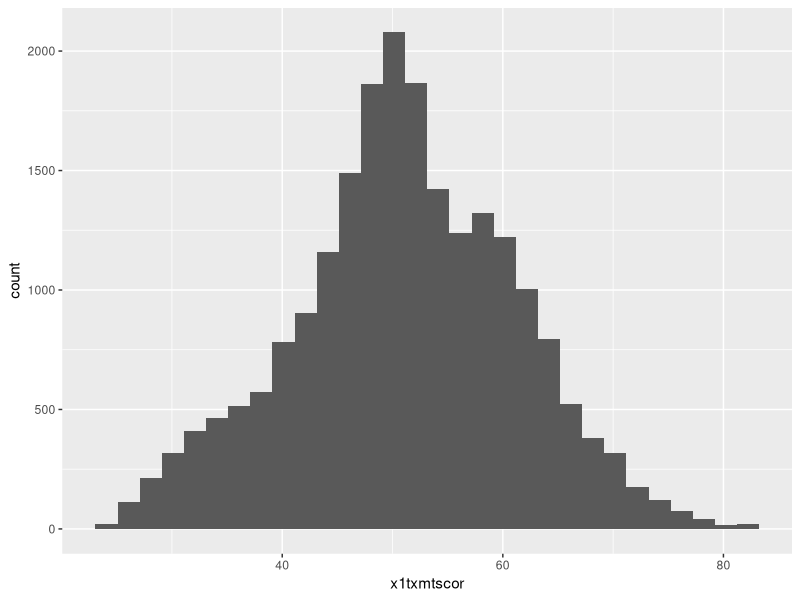
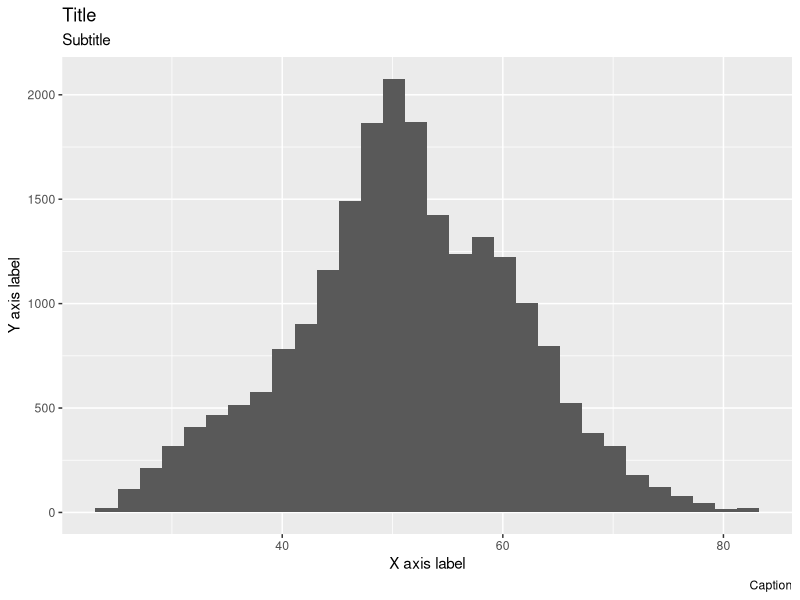
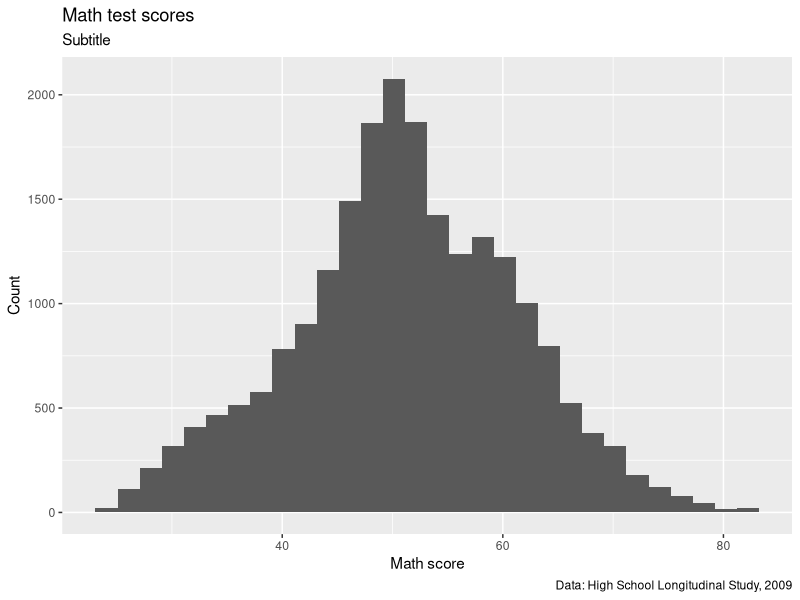
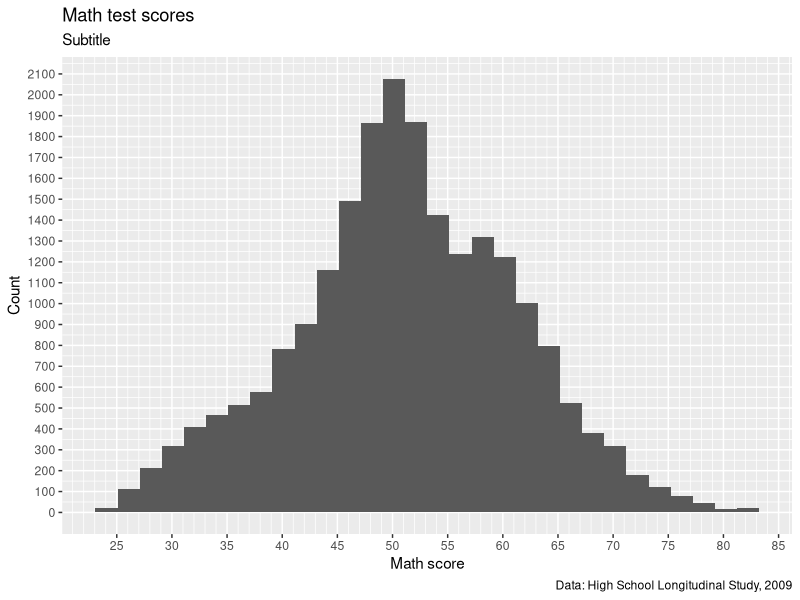
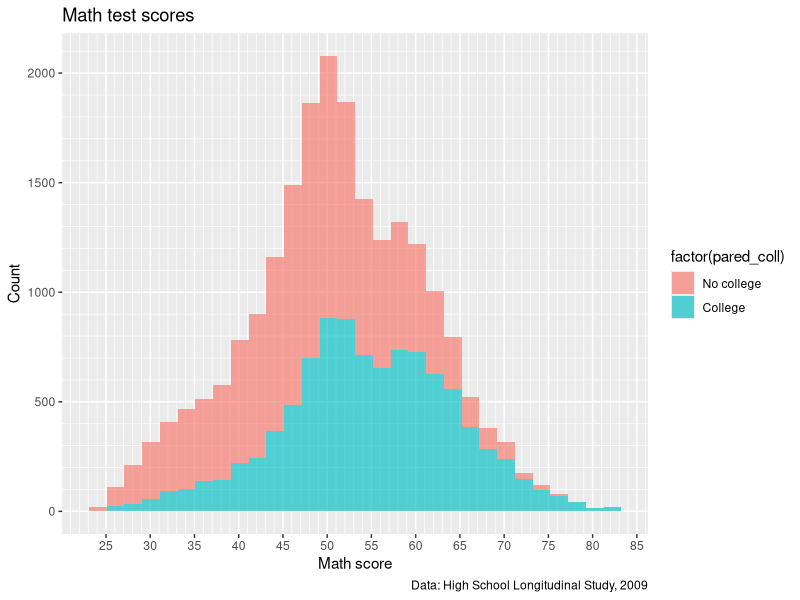
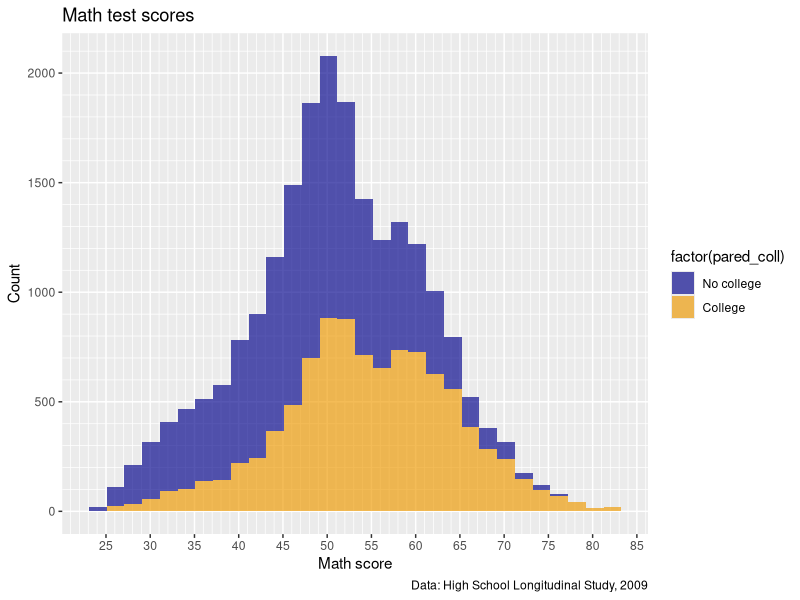
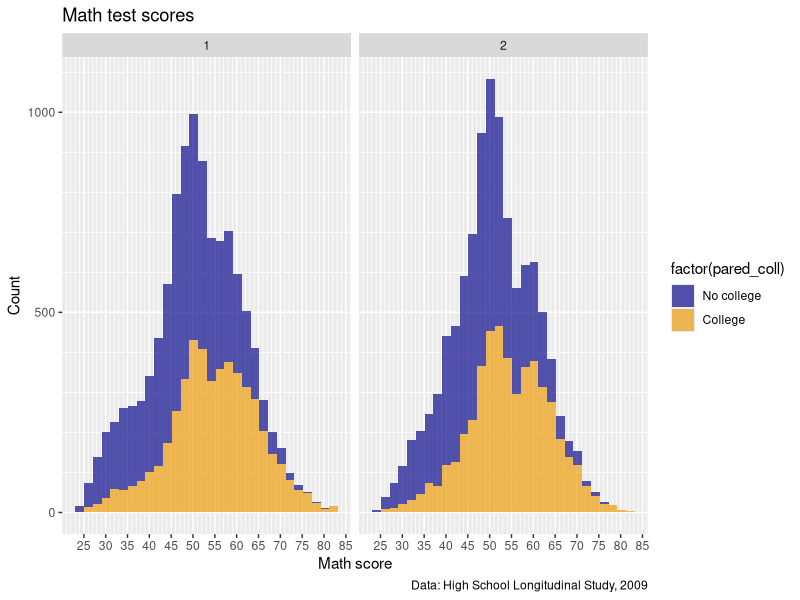
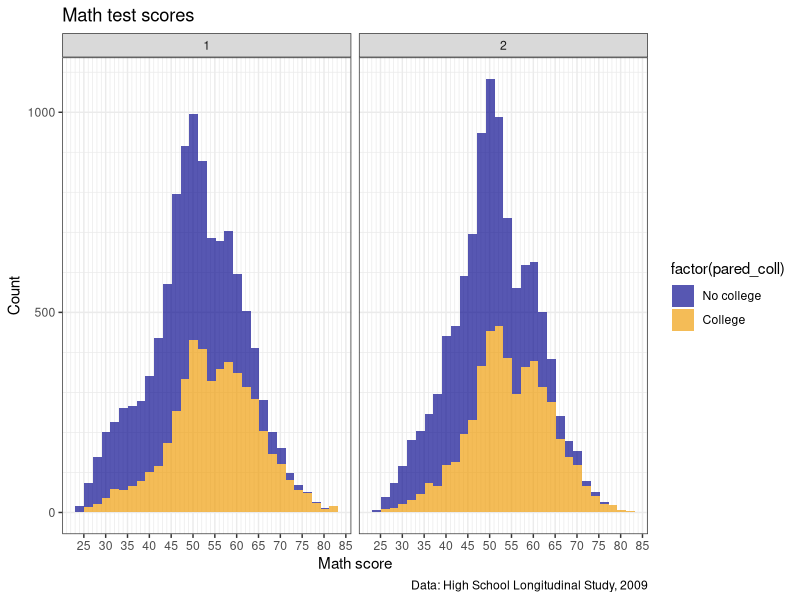

Generate these figures, in order, with R:
## -----------------------------------------------------------------------------
##
##' [PROJ: EDH7916: Data visualization with ggplot2]
##' [FILE: 06-viz-ii.R]
##' [INIT: 9 March 2020]
##' [AUTH: Benjamin Skinner @btskinner]
##' [EDIT: Matt Capaldi @ttalVlatt]
##
## -----------------------------------------------------------------------------

## ---------------------------
##' [Libraries]
## ---------------------------

library(tidyverse)
library(patchwork)

## ---------------------------
##' [Input data]
## ---------------------------

df <- read_csv(file.path("data", "hsls-small.csv"))

## -----------------------------------------------------------------------------
##' [Initial plain plot]
## -----------------------------------------------------------------------------

## Drop missing values for math test score
df <- df |>
  filter(x1txmtscor != -8)

## create histogram using ggplot
p <- ggplot(data = df) +
  geom_histogram(mapping = aes(x = x1txmtscor))

## show
p

## -----------------------------------------------------------------------------
##' [Titles and captions]
## -----------------------------------------------------------------------------

## Add placeholder titles/labels/captions
p <- p +
  labs(title = "Title",
       subtitle = "Subtitle",
       caption = "Caption",
       x = "X axis label",
       y = "Y axis label")

## show 
p

## ---------------------------
## titles and captions: ver 2
## ---------------------------

## create histogram using ggplot
p <- p +
  labs(title = "Math test scores",
       caption = "Data: High School Longitudinal Study, 2009",
       x = "Math score",
       y = "Count")

## show 
p



## -----------------------------------------------------------------------------
##' [Axis formatting]
## -----------------------------------------------------------------------------

## create histogram using ggplot
p <- p +
    scale_x_continuous(breaks = seq(from = 0, to = 100, by = 5),
                     minor_breaks = seq(from = 0, to = 100, by = 1)) +
  scale_y_continuous(breaks = seq(from = 0, to = 2500, by = 100),
                     minor_breaks = seq(from = 0, to = 2500, by = 50))

## show 
p

## ---------------------------
## axis formatting: ver 2
## ---------------------------

p <- p +
    scale_y_continuous(breaks = seq(from = 0, to = 2500, by = 500),
                     minor_breaks = seq(from = 0, to = 2500, by = 100))


## -----------------------------------------------------------------------------
##' [Legend labels]
## -----------------------------------------------------------------------------

## add indicator that == 1 if either parent has any college
df <- df |>
  mutate(pared_coll = ifelse(x1paredu >= 3, 1, 0),
         pared_coll = factor(pared_coll,
                             levels = c(0,1),
                             labels = c("No college", "College")))


p2 <- ggplot(data = df) +
  geom_histogram(mapping = aes(x = x1txmtscor,
                               fill = factor(pared_coll)),
                 alpha = 0.66) +
  ## Below here is just what we had added to p in previous steps
  labs(title = "Math test scores",
       caption = "Data: High School Longitudinal Study, 2009",
       x = "Math score",
       y = "Count") +
      scale_x_continuous(breaks = seq(from = 0, to = 100, by = 5),
                     minor_breaks = seq(from = 0, to = 100, by = 1)) +
    scale_y_continuous(breaks = seq(from = 0, to = 2500, by = 500),
                     minor_breaks = seq(from = 0, to = 2500, by = 100))

## show 
p2



## ---------------------------
##' [Color Scales]
## ---------------------------

## create histogram using ggplot
p2 <- p2 +
  scale_fill_manual(values = c("blue4", "orange2"))

## show 
p2

## Add a facet wrap for region
p2 <- p2 +
  facet_wrap(~x1sex)

## show 
p2





## -----------------------------------------------------------------------------
##' [Preset themes]
## -----------------------------------------------------------------------------

## create histogram using ggplot
p2 <- p2 +
  theme_bw()

## show 
p2


p2 <- p2 +
  theme_linedraw()

## show 
p2


p2 <- p2 +
  theme(axis.ticks.x = element_line(linewidth = 0.8,
                                    lineend = "round"))

## show 
p2

## -----------------------------------------------------------------------------
##' [Multiple plots with patchwork]
## -----------------------------------------------------------------------------

## Make a nice looking second plot of math scores by by parental education
p3 <- ggplot(df) +
  geom_boxplot(mapping = aes(x = pared_coll,
                             y = x1txmtscor,
                             fill = pared_coll),
               alpha = 0.66) +
  scale_fill_viridis_d(option = "magma", begin = 0.2, end = 0.8) +
  labs(x = NULL,
       y = "Math Score",
       fill = "Parental Education") +
  theme_linedraw()

## show
p3

## ---------------------------
## patchwork: side by side
## ---------------------------

## use plus sign for side by side
p2 + p3

p2 / p3

p2 <- p2 +
  scale_fill_viridis_d(option = "magma", begin = 0.2, end = 0.8)

p2 / p3

p2 / p3 + plot_layout(design = "AAAAA
                                #BBB#")

p2 / p3 + guide_area() + plot_layout(design = "AAAAA
                                               BBBCC",
                                     guides= "collect")



p2 / p3 + guide_area() + plot_layout(design = "AAAAA
                                               BBBCC",
                                     guides= "collect") +
  plot_annotation(title = "Math Test Scores Differences by Parental Education",
                  caption = "Data: High School Longitudinal Study, 2009")

patch <- p2 / p3 + guide_area() + plot_layout(design = "AAAAA
                                               BBBCC",
                                     guides= "collect") +
  plot_annotation(title = "Math Test Scores Differences by Parental Education",
                  caption = "Data: High School Longitudinal Study, 2009")


## -----------------------------------------------------------------------------
##' *END SCRIPT*
## -----------------------------------------------------------------------------
